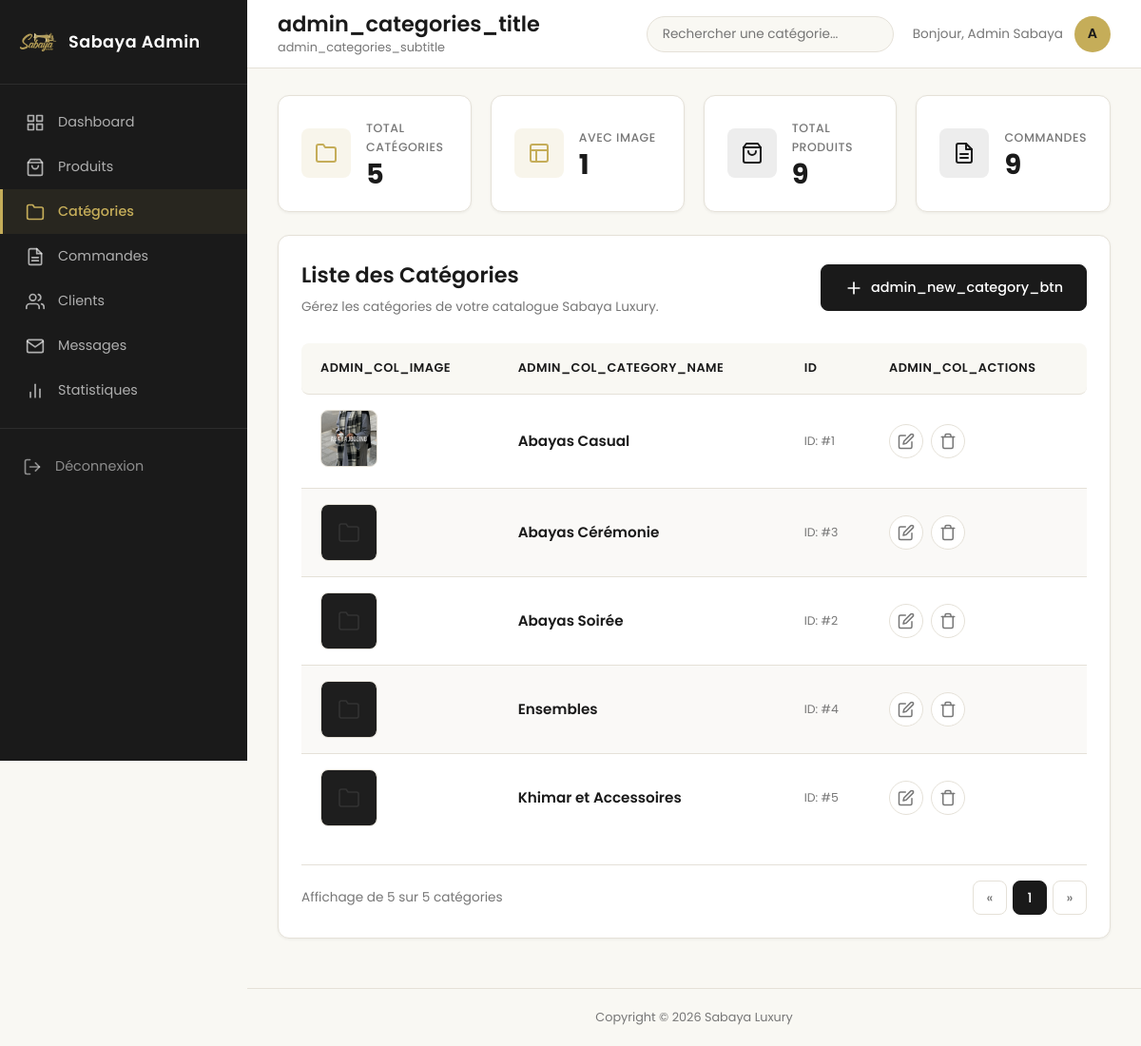
The page /sabaya/admin/categories/list.php (signed in) on the database its author committed.
### tables this page shows
CREATE TABLE `categorie` (
  `id_categorie` int(11) NOT NULL,
  `nom` varchar(100) NOT NULL,
  `image` varchar(255) DEFAULT NULL
);

### sabaya/config/lang.php (called while the page is built, shortened)
<?php
$supportedLangs = ['fr', 'en'];
if (isset($_GET['lang']) && in_array($_GET['lang'], $supportedLangs, true)) {
    $activeLang = $_GET['lang'];
    $_SESSION['lang'] = $activeLang;
    setcookie('sabaya_lang', $activeLang, time() + (30 * 24 * 3600), '/');
} elseif (isset($_SESSION['lang']) && in_array($_SESSION['lang'], $supportedLangs, true)) {
    $activeLang = $_SESSION['lang'];
} elseif (isset($_COOKIE['sabaya_lang']) && in_array($_COOKIE['sabaya_lang'], $supportedLangs, true)) {
    $activeLang = $_COOKIE['sabaya_lang'];
    $_SESSION['lang'] = $activeLang;
} else {
    $activeLang = 'fr';
    $_SESSION['lang'] = 'fr';
}
if (!function_exists('t')) {
    function t(string $key, ?string $fallback = null): string
    {
        return $fallback ?? $key;
    }
}

### sabaya/models/Category.php (called while the page is built, shortened)
<?php
class Category
{
    private $pdo;
    public function __construct($pdo)
    {
        $this->pdo = $pdo;
    }
    public function getAll()
    {
        $sql = "SELECT * FROM categorie ORDER BY nom ASC";
        $stmt = $this->pdo->prepare($sql);
        $stmt->execute();
        return $stmt->fetchAll();
    }
}

### sabaya/admin/categories/list.php (the view, shortened to what this page needs)
<?php
require_once '../../models/Category.php';
$db = new Database();
$pdo = $db->getConnection();
$categoryModel = new Category($pdo);
require_once '../../config/lang.php';
$searchKeyword = '';
if (isset($_GET['search']) && trim($_GET['search']) !== '') {
    $searchKeyword = trim($_GET['search']);
    $stmtSearch = $pdo->prepare("SELECT * FROM categorie WHERE nom LIKE :keyword ORDER BY nom ASC");
    $stmtSearch->execute([':keyword' => '%' . $searchKeyword . '%']);
    $categories = $stmtSearch->fetchAll();
} else {
    $categories = $categoryModel->getAll();
}
$stmtTotal = $pdo->query("SELECT COUNT(*) FROM categorie");
$totalCategories = $stmtTotal->fetchColumn();
$stmtWithImage = $pdo->query("SELECT COUNT(*) FROM categorie WHERE image IS NOT NULL AND image != ''");
$categoriesWithImage = $stmtWithImage->fetchColumn();
$stmtProducts = $pdo->query("SELECT COUNT(*) FROM produits");
$totalProducts = $stmtProducts->fetchColumn();
$stmtOrders = $pdo->query("SELECT COUNT(*) FROM commande");
$totalOrders = $stmtOrders->fetchColumn();
?>
<!DOCTYPE html>
<html lang="fr">
<head>
    <link rel="stylesheet" href="../../assets/css/admin.css">
</head>
<body class="admin-dashboard">
    <aside class="sidebar" id="sidebar" aria-label="Menu administration">
        <div class="sidebar-brand">
            <img src="../../assets/images/logo/logo.png" alt="Sabaya Luxury" class="sidebar-logo">
            <span class="sidebar-title">Sabaya Admin</span>
        </div>
        <nav aria-label="Navigation principale admin">
            <ul class="sidebar-nav">
                <li class="nav-item">
                    <a href="../dashboard.php">
                        <span>Dashboard</span>
                    </a>
                </li>
                <li class="nav-item">
                    <a href="../products/list.php">
                        <svg width="20" height="20" viewBox="0 0 24 24" fill="none" stroke="currentColor" stroke-width="2" stroke-linecap="round" stroke-linejoin="round" aria-hidden="true"><path d="M6 2L3 6v14a2 2 0 002 2h14a2 2 0 002-2V6l-3-4z"/><line x1="3" y1="6" x2="21" y2="6"/><path d="M16 10a4 4 0 01-8 0"/></svg>
                        <span>Produits</span>
                    </a>
                </li>
                <li class="nav-item active">
                    <a href="list.php" aria-current="page">
                        <svg width="20" height="20" viewBox="0 0 24 24" fill="none" stroke="currentColor" stroke-width="2" stroke-linecap="round" stroke-linejoin="round" aria-hidden="true"><path d="M22 19a2 2 0 01-2 2H4a2 2 0 01-2-2V5a2 2 0 012-2h5l2 3h9a2 2 0 012 2z"/></svg>
                        <span>Catégories</span>
                    </a>
                </li>
                <li class="nav-item">
                    <a href="../orders/list.php">
                        <span>Commandes</span>
                    </a>
                </li>
                <li class="nav-item">
                    <a href="../users/list.php">
                        <span>Clients</span>
                    </a>
                </li>
                <li class="nav-item">
                    <a href="../contact/list.php">
                        <svg width="20" height="20" viewBox="0 0 24 24" fill="none" stroke="currentColor" stroke-width="2" stroke-linecap="round" stroke-linejoin="round" aria-hidden="true"><path d="M4 4h16c1.1 0 2 .9 2 2v12c0 1.1-.9 2-2 2H4c-1.1 0-2-.9-2-2V6c0-1.1.9-2 2-2z"/><polyline points="22,6 12,13 2,6"/></svg>
                        <span>Messages</span>
                    </a>
                </li>
                <li class="nav-item">
                    <a href="../statistics/index.php">
                        <svg width="20" height="20" viewBox="0 0 24 24" fill="none" stroke="currentColor" stroke-width="2" stroke-linecap="round" stroke-linejoin="round" aria-hidden="true"><line x1="18" y1="20" x2="18" y2="10"/><line x1="12" y1="20" x2="12" y2="4"/><line x1="6" y1="20" x2="6" y2="14"/></svg>
                        <span>Statistiques</span>
                    </a>
                </li>
            </ul>
        </nav>
        <div class="sidebar-footer">
            <a href="../../auth/logout.php" class="logout-btn">
                <svg width="20" height="20" viewBox="0 0 24 24" fill="none" stroke="currentColor" stroke-width="2" stroke-linecap="round" stroke-linejoin="round" aria-hidden="true"><path d="M9 21H5a2 2 0 01-2-2V5a2 2 0 012-2h4"/><polyline points="16 17 21 12 16 7"/><line x1="21" y1="12" x2="9" y2="12"/></svg>
                <span>Déconnexion</span>
            </a>
        </div>
    </aside>
    <div class="admin-main-wrapper">
        <header class="admin-top-header">
            <div class="header-title-block">
                <h1><?= t('admin_categories_title') ?></h1>
                <p class="header-subtitle"><?= t('admin_categories_subtitle') ?></p>
            </div>
            <div class="header-search">
                <form method="GET" action="" role="search" class="search-form">
                    <input type="search" id="adminSearch" name="search" placeholder="Rechercher une catégorie..." value="<?= htmlspecialchars($searchKeyword) ?>" aria-label="Rechercher une catégorie">
                </form>
            </div>
            <div class="header-user">
                <span class="user-greeting">Bonjour, <?= htmlspecialchars(isset($_SESSION['user_name']) ? $_SESSION['user_name'] : 'Admin') ?></span>
                <a href="../../auth/profile.php" class="user-avatar" aria-label="Mon profil">
                    <?= strtoupper(substr(isset($_SESSION['user_name']) ? $_SESSION['user_name'] : 'A', 0, 1)) ?>
                </a>
            </div>
        </header>
        <main class="admin-content">
            <section class="stats-cards reveal" aria-label="Statistiques catégories">
                <article class="stat-card">
                    <div class="stat-icon stat-icon--products">
                        <svg width="24" height="24" viewBox="0 0 24 24" fill="none" stroke="currentColor" stroke-width="2" stroke-linecap="round" stroke-linejoin="round" aria-hidden="true"><path d="M22 19a2 2 0 0 1-2 2H4a2 2 0 0 1-2-2V5a2 2 0 0 1 2-2h5l2 3h9a2 2 0 0 1 2 2z"/></svg>
                    </div>
                    <div class="stat-info">
                        <h2>Total Catégories</h2>
                        <p class="stat-value"><?= htmlspecialchars($totalCategories) ?></p>
                    </div>
                </article>
                <article class="stat-card">
                    <div class="stat-icon stat-icon--clients">
                        <svg width="24" height="24" viewBox="0 0 24 24" fill="none" stroke="currentColor" stroke-width="2" stroke-linecap="round" stroke-linejoin="round" aria-hidden="true"><rect x="3" y="3" width="18" height="18" rx="2"/><path d="M3 9h18"/><path d="M9 21V9"/></svg>
                    </div>
                    <div class="stat-info">
                        <h2>Avec Image</h2>
                        <p class="stat-value"><?= htmlspecialchars($categoriesWithImage) ?></p>
                    </div>
                </article>
                <article class="stat-card">
                    <div class="stat-icon stat-icon--orders">
                        <svg width="24" height="24" viewBox="0 0 24 24" fill="none" stroke="currentColor" stroke-width="2" stroke-linecap="round" stroke-linejoin="round" aria-hidden="true"><path d="M6 2L3 6v14a2 2 0 002 2h14a2 2 0 002-2V6l-3-4z"/><line x1="3" y1="6" x2="21" y2="6"/><path d="M16 10a4 4 0 01-8 0"/></svg>
                    </div>
                    <div class="stat-info">
                        <h2>Total Produits</h2>
                        <p class="stat-value"><?= htmlspecialchars($totalProducts) ?></p>
                    </div>
                </article>
                <article class="stat-card">
                    <div class="stat-icon stat-icon--messages">
                    </div>
                    <div class="stat-info">
                        <h2>Commandes</h2>
                        <p class="stat-value"><?= htmlspecialchars($totalOrders) ?></p>
                    </div>
                </article>
            </section>
            <section class="products-table-wrapper reveal" aria-label="Liste des catégories">
                <div class="content-header-bar">
                    <div>
                        <h2>Liste des Catégories</h2>
                        <?php if ($searchKeyword !== ''): ?>
                            <p class="section-subtitle">Résultats de recherche pour "<strong><?= htmlspecialchars($searchKeyword) ?></strong>" (<?= count($categories) ?> catégorie(s) trouvée(s))</p>
                        <?php else: ?>
                            <p class="section-subtitle">Gérez les catégories de votre catalogue Sabaya Luxury.</p>
                        <?php endif; ?>
                    </div>
                    <a href="add.php" class="btn-add-product">
                        <svg width="20" height="20" viewBox="0 0 24 24" fill="none" stroke="currentColor" stroke-width="2" stroke-linecap="round" stroke-linejoin="round" aria-hidden="true"><line x1="12" y1="5" x2="12" y2="19"/><line x1="5" y1="12" x2="19" y2="12"/></svg>
                        <span><?= t('admin_new_category_btn') ?></span>
                    </a>
                </div>
                <table class="products-table">
                    <thead>
                        <tr>
                            <th scope="col"><?= t('admin_col_image') ?></th>
                            <th scope="col"><?= t('admin_col_category_name') ?></th>
                            <th scope="col">ID</th>
                            <th scope="col"><?= t('admin_col_actions') ?></th>
                        </tr>
                    </thead>
                    <tbody>
                        <?php if (empty($categories)): ?>
                            <tr>
                                <td colspan="4" class="empty-state">Aucune catégorie trouvée</td>
                            </tr>
                        <?php else: ?>
                            <?php foreach ($categories as $categorie): ?>
                                <tr>
                                    <td data-label="Image">
                                        <div class="product-img-wrapper">
                                            <?php if (!empty($categorie['image'])): ?>
                                                <img src="../../assets/images/categories/<?= htmlspecialchars($categorie['image']) ?>" alt="Image de <?= htmlspecialchars($categorie['nom']) ?>" width="60" height="60" loading="lazy">
                                            <?php else: ?>
                                                <div style="width:60px;height:60px;background:var(--color-surface,#1e1e1e);border-radius:8px;display:flex;align-items:center;justify-content:center;">
                                                    <svg width="24" height="24" viewBox="0 0 24 24" fill="none" stroke="currentColor" stroke-width="1.5" aria-hidden="true"><path d="M22 19a2 2 0 0 1-2 2H4a2 2 0 0 1-2-2V5a2 2 0 0 1 2-2h5l2 3h9a2 2 0 0 1 2 2z"/></svg>
                                                </div>
                                            <?php endif; ?>
                                        </div>
                                    </td>
                                    <td data-label="<?= t('admin_col_category_name') ?>">
                                        <div class="product-info-cell">
                                            <span class="product-name-text"><?= htmlspecialchars($categorie['nom']) ?></span>
                                        </div>
                                    </td>
                                    <td data-label="ID">
                                        <div class="product-info-cell">
                                            <span class="product-ref-text">ID: #<?= htmlspecialchars($categorie['id_categorie']) ?></span>
                                        </div>
                                    </td>
                                    <td data-label="<?= t('admin_col_actions') ?>">
                                        <div class="product-actions-cell">
                                            <a href="edit.php?id=<?= $categorie['id_categorie'] ?>" class="action-btn-circle btn-edit" title="<?= t('admin_edit_category_title') ?>">
                                                <svg width="18" height="18" viewBox="0 0 24 24" fill="none" stroke="currentColor" stroke-width="2" stroke-linecap="round" stroke-linejoin="round" aria-hidden="true"><path d="M11 4H4a2 2 0 0 0-2 2v14a2 2 0 0 0 2 2h14a2 2 0 0 0 2-2v-7"/><path d="M18.5 2.5a2.121 2.121 0 1 1 3 3L12 15l-4 1 1-4 9.5-9.5z"/></svg>
                                            </a>
                                            <a href="delete.php?id=<?= $categorie['id_categorie'] ?>" onclick="return confirm('Supprimer cette catégorie ?')" class="action-btn-circle btn-delete" title="<?= t('admin_delete_category_title') ?>">
                                                <svg width="18" height="18" viewBox="0 0 24 24" fill="none" stroke="currentColor" stroke-width="2" stroke-linecap="round" stroke-linejoin="round" aria-hidden="true"><polyline points="3 6 5 6 21 6"/><path d="M19 6v14a2 2 0 0 1-2 2H7a2 2 0 0 1-2-2V6m3 0V4a2 2 0 0 1 2-2h4a2 2 0 0 1 2 2v2"/></svg>
                                            </a>
                                        </div>
                                    </td>
                                </tr>
                            <?php endforeach; ?>
                        <?php endif; ?>
                    </tbody>
                </table>
                <div class="pagination-wrapper reveal">
                    <span class="pagination-info">Affichage de <?= count($categories) ?> sur <?= $totalCategories ?> catégories</span>
                    <nav aria-label="Pagination des catégories">
                        <ul class="pagination-list">
                            <li class="pagination-item"><span aria-hidden="true">&laquo;</span></li>
                            <li class="pagination-item active"><span>1</span></li>
                            <li class="pagination-item"><span aria-hidden="true">&raquo;</span></li>
                        </ul>
                    </nav>
                </div>
            </section>
        </main>
        <footer class="admin-footer">
            <p>Copyright &copy; 2026 Sabaya Luxury</p>
        </footer>
    </div>
</body>
</html>

### rows shown on the page
categorie: image (picture), nom "Abayas Casual", id_categorie "1"
categorie: nom "Abayas Cérémonie", id_categorie "3"
categorie: nom "Abayas Soirée", id_categorie "2"
categorie: nom "Ensembles", id_categorie "4"
categorie: nom "Khimar et Accessoires", id_categorie "5"

### other values the page prints
t('admin_categories_title') "admin_categories_title"
t('admin_categories_subtitle') "admin_categories_subtitle"
isset($_SESSION['user_name']) ? $_SESSION['user_name'] : 'Admin' "Admin Sabaya"
$totalCategories "5"
$categoriesWithImage "1"
$totalProducts "9"
$totalOrders "9"
t('admin_new_category_btn') "admin_new_category_btn"
t('admin_col_image') "ADMIN_COL_IMAGE"
t('admin_col_category_name') "ADMIN_COL_CATEGORY_NAME"
t('admin_col_actions') "ADMIN_COL_ACTIONS"
count($categories) "5"
